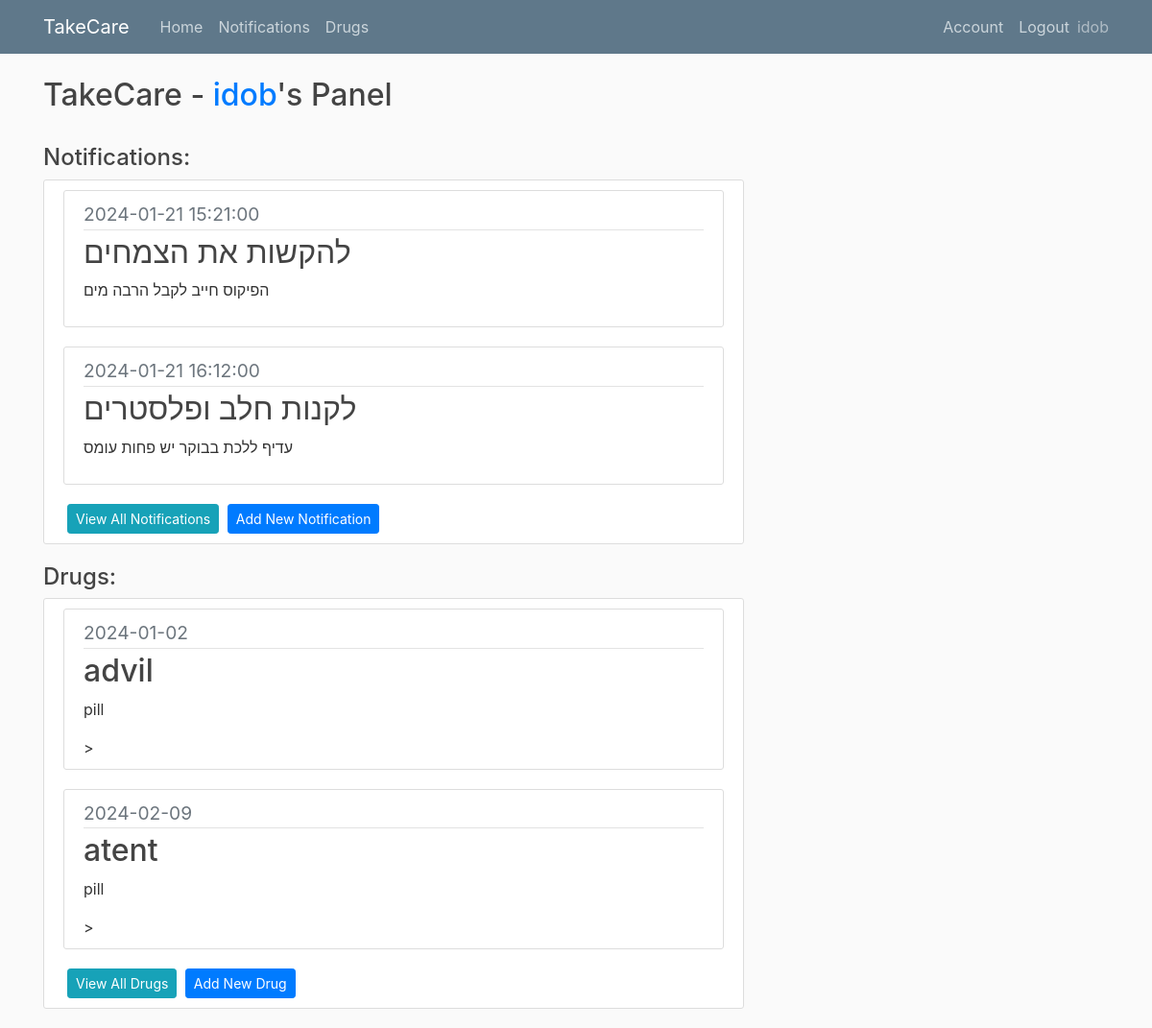
Before: /home (signed in) with the older database file.
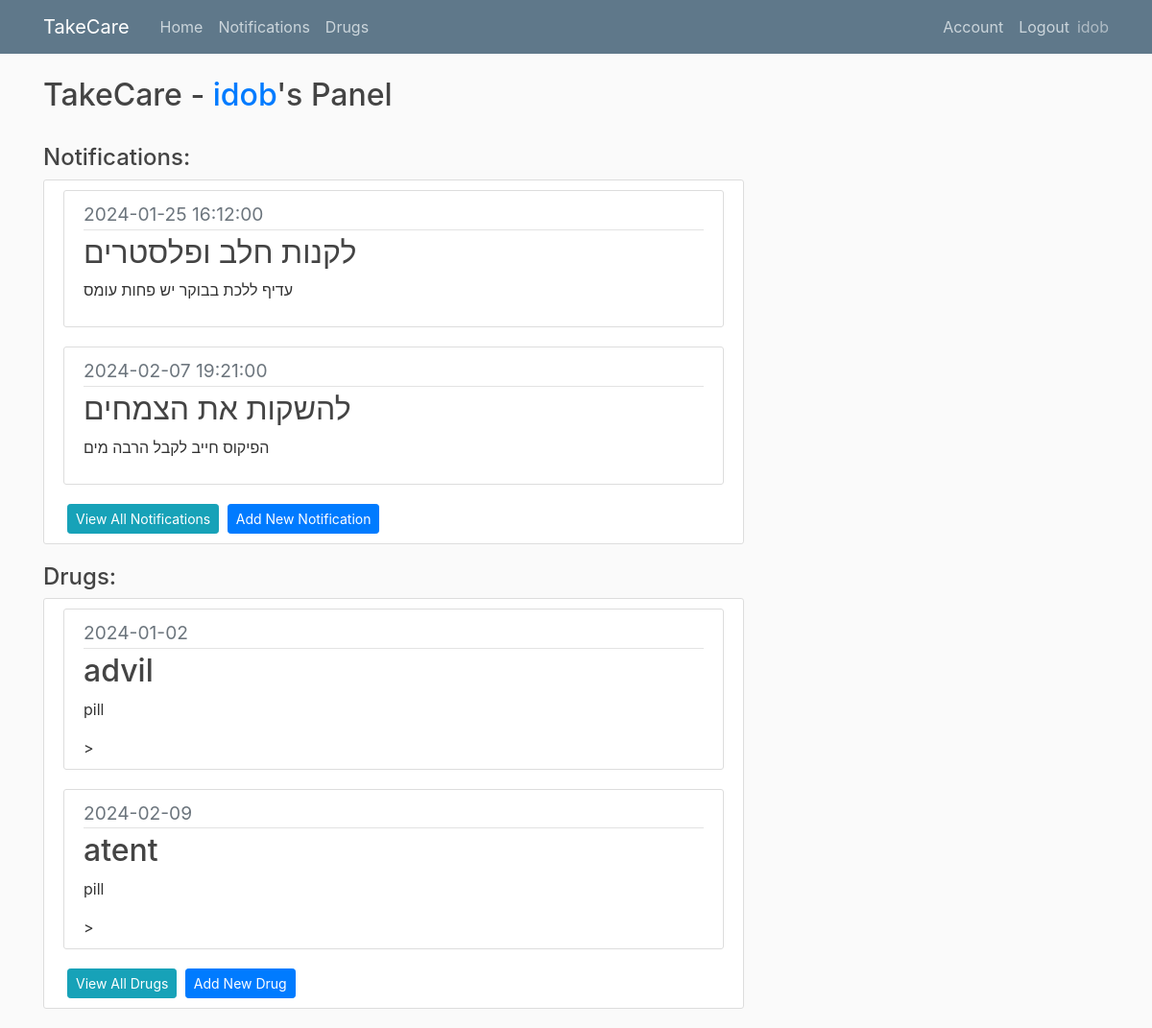
After: the same page with the newer database file.
### app/models.py (models this page shows, shortened)
class User(db.Model, UserMixin):
    id = db.Column(db.Integer, primary_key=True)
    username = db.Column(db.String(20), unique=True,nullable=False)
    email = db.Column(db.String(100), unique=True,nullable=False)
    image_file = db.Column(db.String(100),nullable=False,default='default.jpg')
    password= db.Column(db.String(60),nullable=False)
    Notifications = db.relationship('Notification',backref='creator',lazy=True )
    Drugs = db.relationship('Drug',backref='creator',lazy=True )

class Notification(db.Model):
    id = db.Column(db.Integer, primary_key=True)
    title = db.Column(db.String(150),nullable=False)
    content = db.Column(db.Text,nullable=False)
    date = db.Column(db.Date,nullable=False)
    time = db.Column(db.Time,nullable=False)
    user_id = db.Column(db.Integer, db.ForeignKey('user.id'), nullable=False)

class Drug(db.Model):
    id = db.Column(db.Integer, primary_key=True)
    name = db.Column(db.String(150),nullable=False)
    type = db.Column(db.Text,nullable=False)
    dose = db.Column(db.Integer,nullable=False)
    timesaday = db.Column(db.Integer,nullable=False)
    packsize = db.Column(db.Integer,nullable=False)
    daystotake = db.Column(db.Integer,nullable=False)
    startdate = db.Column(db.Date,nullable=False)
    user_id = db.Column(db.Integer, db.ForeignKey('user.id'), nullable=False)

### app/routes.py (the view)
@app.route("/")
@app.route("/home")
def home():
    if current_user.is_authenticated:
        notifications = Notification.query.filter_by(user_id=current_user.id).order_by(Notification.date.asc()).order_by(Notification.time.asc()).limit(3)
        drugs = Drug.query.filter_by(user_id=current_user.id)
        return render_template("home.html",notifications=notifications ,drugs=drugs)
    else:
        return render_template("home.html")

### app/models.py (called while the page is built)
@login_manager.user_loader
def load_user(user_id):
    return User.query.get(int(user_id))

### app/templates/home.html
{% extends "layout.html" %}
{% block content %}
  <h2> TakeCare - <a href="{{ url_for('account') }}"> {{current_user.username}}</a>'s Panel </h2>
  <br>
  <h4>Notifications:</h4>
  <div class="content-section">
    {% for notification in notifications %}
    <article class="media content-section">
      <div class="media-body">
        <div class="article-metadata">
          <big class="text-muted">{{ notification.date.strftime('%Y-%m-%d') }}    {{ notification.time }} </big>
        </div>
        <h2>{{ notification.title }}</h2>
        <p class="article-content">{{ notification.content }}</p>
      </div>
    </article>
    {% endfor %}
    <a class="btn btn-info btn-sm ml-1" href="{{url_for('notification')}}"> View All Notifications</a>
    <a class="btn btn-primary btn-sm ml-1" href="{{url_for('add_notification')}}"> Add New Notification</a>
  </div>
  <h4>Drugs:</h4>
  <div class="content-section">
    {% for drug in drugs %}
    <article class="media content-section">
      <div class="media-body">
        <div class="article-metadata">
          <big class="text-muted">{{ drug.startdate.strftime('%Y-%m-%d') }} </big>
        </div>
        <h2>{{ drug.name }}</h2>
        <p class="article-content">{{ drug.type }}</p>>
      </div>
    </article>
    {% endfor %}
    <a class="btn btn-info btn-sm ml-1" href="{{url_for('drugs')}}"> View All Drugs</a>
    <a class="btn btn-primary btn-sm ml-1" href="{{url_for('add_drug')}}"> Add New Drug</a>
  </div>
{% endblock content %}

### app/templates/layout.html (shortened to what this page needs)
<!DOCTYPE html>
<html>
<head>
    <link rel="stylesheet" href="https://maxcdn.bootstrapcdn.com/bootstrap/4.0.0/css/bootstrap.min.css">
    <link rel="stylesheet" type="text/css" href="{{ url_for('static', filename='main.css') }}">
</head>
<body>
    <header class="site-header">
      <nav class="navbar navbar-expand-md navbar-dark bg-steel fixed-top">
        <div class="container">
          <a class="navbar-brand mr-4" href="/">TakeCare</a>
          <div class="collapse navbar-collapse" id="navbarToggle">
            <div class="navbar-nav mr-auto">
              <a class="nav-item nav-link" href="{{url_for('home')}}">Home</a>
              <a class="nav-item nav-link" href="{{url_for('notification')}}">Notifications</a>
              <a class="nav-item nav-link" href="{{url_for('drugs')}}">Drugs</a>
            </div>
            {% if not current_user.is_authenticated %}
            <div class="navbar-nav">
              <a class="nav-item nav-link" href="{{url_for('login')}}">Login</a>
              <a class="nav-item nav-link" href="{{url_for('register')}}">Register</a>
            </div>
            {% else %}
            <div class="navbar-nav">
              <a class="nav-item nav-link" href="{{url_for('account')}}">Account</a>
              <a class="nav-item nav-link" href="{{url_for('logout')}}">Logout</a>
              <sapn class="navbar-text">{{current_user.username}}</span>
            </div>
            {% endif %}
          </div>
        </div>
      </nav>
    </header>
    <main role="main" class="container">
      <div class="row">
        <div class="col-md-8">
          {% block content %} {% endblock %}
        </div>
    </main>
</body>
</html>

### app/static/main.css (style rules this page uses)
body { background: #fafafa; color: #333333; margin-top: 5rem; }
h1, h2, h3, h4, h5, h6 { color: #444444; }
.bg-steel { background-color: #5f788a; }
.site-header .navbar-nav .nav-link { color: #cbd5db; }
.content-section { background: #ffffff; padding: 10px 20px; border: 1px solid #dddddd; border-radius: 3px; margin-bottom: 20px; }
.article-content { white-space: pre-line; }
.article-metadata { padding-bottom: 1px; margin-bottom: 4px; border-bottom: 1px solid #e3e3e3 }

Changed rows visible on the page:
changed Notification "לקנות חלב ופלסטרים": date "2024-01-21" → "2024-01-25"; moves up the list
changed Notification "הפיקוס חייב לקבל הרבה מים": date "2024-01-21" → "2024-02-07"; time "15:21:00" → "19:21:00"; title "להקשות את הצמחים" → "להשקות את הצמחים"
